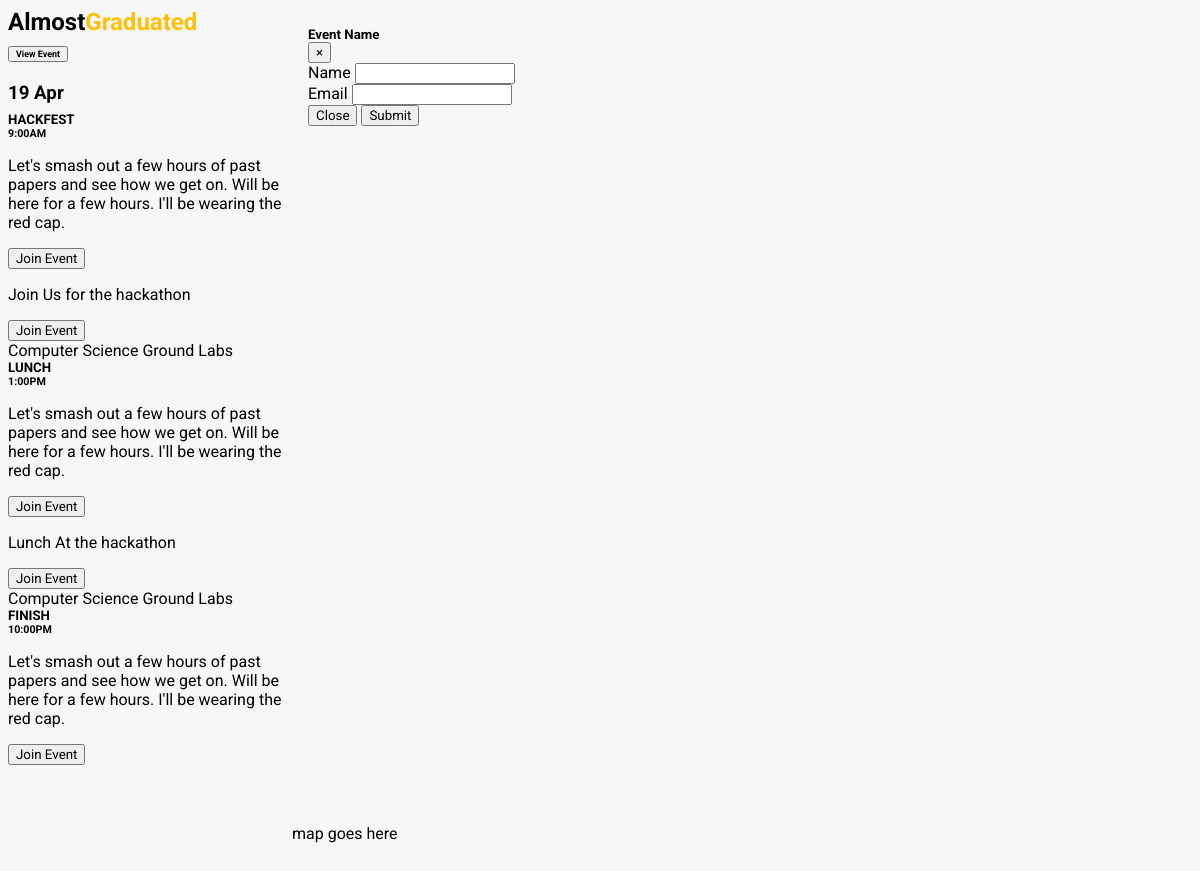
The page / on the database its author committed.
### tables this page shows
CREATE TABLE "Event" (
	`ID`	INTEGER PRIMARY KEY AUTOINCREMENT,
	`Name`	TEXT NOT NULL,
	`Time`	TEXT NOT NULL,
	`Date`	TEXT,
	`Users`	TEXT NOT NULL,
	`StudyArea`	INTEGER NOT NULL,
	`Description`	TEXT
);

CREATE TABLE "StudyArea" (
	`ID`	INTEGER PRIMARY KEY AUTOINCREMENT,
	`Name`	TEXT NOT NULL,
	`Longitude`	TEXT NOT NULL,
	`Latitude`	TEXT NOT NULL
);

### __init__.py (the view)
@app.route('/')
def index():
    try:
        db = database.db('StudyGroups.db')
        lookup = db.event_lookup
        Events = db.get_all_events()
        Length = len(Events)
        options = db.get_study_areas()
        return render_template('index.html',lenght=Length, Events=Events, lookup=lookup, options=options[0:9])
    except Exception as e:
        print(str(e))
    finally:
        db.close()

### database.py (called while the page is built)
	def get_all_events(self):
		data = self.cursor.execute("SELECT * FROM Event").fetchall()
		data.sort(key=lambda tup: datetime.strptime(tup[3],'%d %b'))
		new_data = [[data[0]]]
		data.pop(0)
		for i in data:
			if i[3] == new_data[len(new_data)-1][0][3]:
				new_data[len(new_data)-1].append(i)
			else:
				new_data.append([i])
		for i in new_data:
			i.sort()
		return new_data

	def event_lookup(self, id):
		return self.cursor.execute("SELECT Name FROM StudyArea WHERE ID=?",(id,)).fetchone()[0]

	def get_study_areas(self):
		return self.cursor.execute("SELECT Name FROM StudyArea").fetchall()

	def close(self):
		self.cursor.close()
		self.conn.close()

### templates/index.html (shortened to what this page needs)
﻿<!DOCTYPE html>
<html>
<head>
    <link rel="stylesheet" type="text/css" href="../static/css/style.css">
    <link rel="stylesheet"
          href="https://unpkg.com/bootstrap-material-design@4.1.1/dist/css/bootstrap-material-design.min.css"
>
    <link rel="stylesheet" type="text/css" href="../static/css/style.css">
    <link rel="stylesheet" type="text/css" href="/css/style.css">
</head>
<body style="background: #F7F7F9">
<div class="left-container">
    <div class="card">
        <h2 class="card-header" style="alignment: center">Almost<span class="highlight">Graduated</span></h2>
    </div>
    <div class="panel-group" id="accordion">
        <div class="card">
            <div class="card-header" id="headingOne">
                <h5 class="mb-0">
                    <button class="btn btn-link" data-toggle="collapse" data-target="#collapseOne" aria-expanded="true"
                            aria-controls="collapseOne">
                        <h6>View Event</h6>
                    </button>
                </h5>
            </div>
            <div id="collapseOne" class="collapse show" aria-labelledby="headingOne" data-parent="#accordion">
                <div class="card-body" style="padding-bottom: 90px; background: #F7F7F9">
                    {% for i in range(lenght) %}
                    <h3 class="eventHeader">{{Events[i][0][3]}}</h3>
                    {% for event in Events[i] %}
                    <div class="card" onclick="get_marker({{event[5]}})" style="width: 18rem;">
                        <div class="card-body">
                            <h5 class="card-title">{{event[1]}}</h5>
                            <h6 class="card-subtitle mb-2 text-muted">{{event[2]}}</h6>
                            <p class="card-text">Let's smash out a few hours of past papers and see how we get on. Will
                                be here for a few hours. I'll be wearing the red cap.</p>
                            <button type="button" class="btn btn-primary btn-raised btn-sm"
                                    data-target="#eventRegisterModal" data-toggle="modal">Join Event
                            </button>
                            <p class="card-text">{{event[6]}}</p>
                            <button type="button" class="btn btn-primary btn-raised btn-sm" data-target="#eventRegisterModal" data-toggle="modal">Join Event</button>
                            <div class="card-footer text-muted text-center">
                                {{lookup(event[5])}}
                            </div>
                        </div>
                    </div>
                    {% endfor %}
                    {% endfor %}
                </div>
            </div>
        </div>
    </div>
</div>
<div class="modal fade" id="eventRegisterModal" tabindex="-1" role="dialog" aria-labelledby="exampleModalLabel"
     aria-hidden="true">
    <div class="modal-dialog" role="document">
        <div class="modal-content">
            <div class="modal-header">
                <h5 class="modal-title" id="exampleModalLabel">Event Name</h5>
                <button type="button" class="close" data-dismiss="modal" aria-label="Close">
                    <span aria-hidden="true">&times;</span>
                </button>
            </div>
            <div class="modal-body">
                <div class="form-group">
                    <label for="nameModal" class="bmd-label-floating">Name</label>
                    <input type="text" class="form-control" id="nameModal">
                </div>
                <div class="form-group">
                    <label for="registerEmail" class="bmd-label-floating">Email</label>
                    <input type="email" class="form-control" id="registerEmail">
                </div>
            </div>
            <div class="modal-footer">
                <button type="button" class="btn btn-secondary" data-dismiss="modal">Close</button>
                <button type="button" class="btn btn-primary">Submit</button>
            </div>
        </div>
    </div>
</div>
<section id="map">
    <p>map goes here</p>
</section>
</body>
</html>

### static/css/style.css (style rules this page uses)
.highlight { color: #FFC107 }
body { background-color: #f4f4f4; }
.card { position: relative; top: 0; width: 25vw; }
.panel-group { float: left; width: 25vw; height: 93vh; overflow: scroll; padding-top: 10px; }
.left-container { float: left; width: 25vw; height: 100vh; }
#map { height: 100vh; width: 75vw; float: right; }
*, *:before, *:after { -moz-box-sizing: border-box; -webkit-box-sizing: border-box; box-sizing: border-box; font-family: 'Roboto', 'sans-serif'; }
h1, h2, h3, h4, h5, h6 { margin: 0; padding: 0; }
.eventHeader { padding-top: 20px; padding-bottom: 8px }

### rows shown on the page
Event: Date "19 Apr", Name "HACKFEST", Time "9:00AM", Description "Join Us for the hackathon", StudyArea.Name "Computer Science Ground Labs"
Event: Name "LUNCH", Time "1:00PM", Description "Lunch At the hackathon", StudyArea.Name "Computer Science Ground Labs"
Event: {{ event[5] }} 1 (drawn), Name "FINISH", Time "10:00PM"
